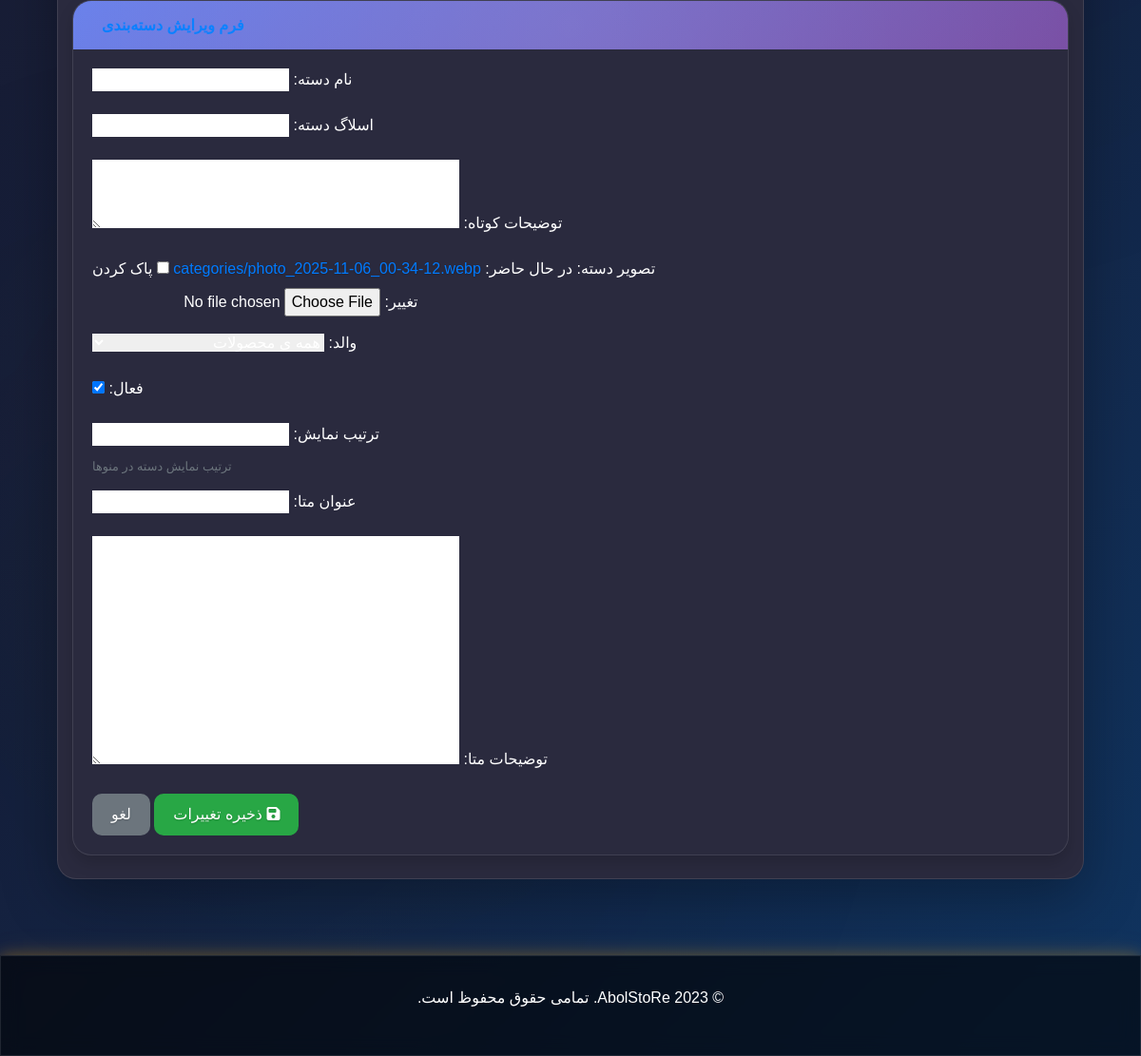
The app's page /admin-panel/categories/edit/2/ (signed in, lower part), older data.
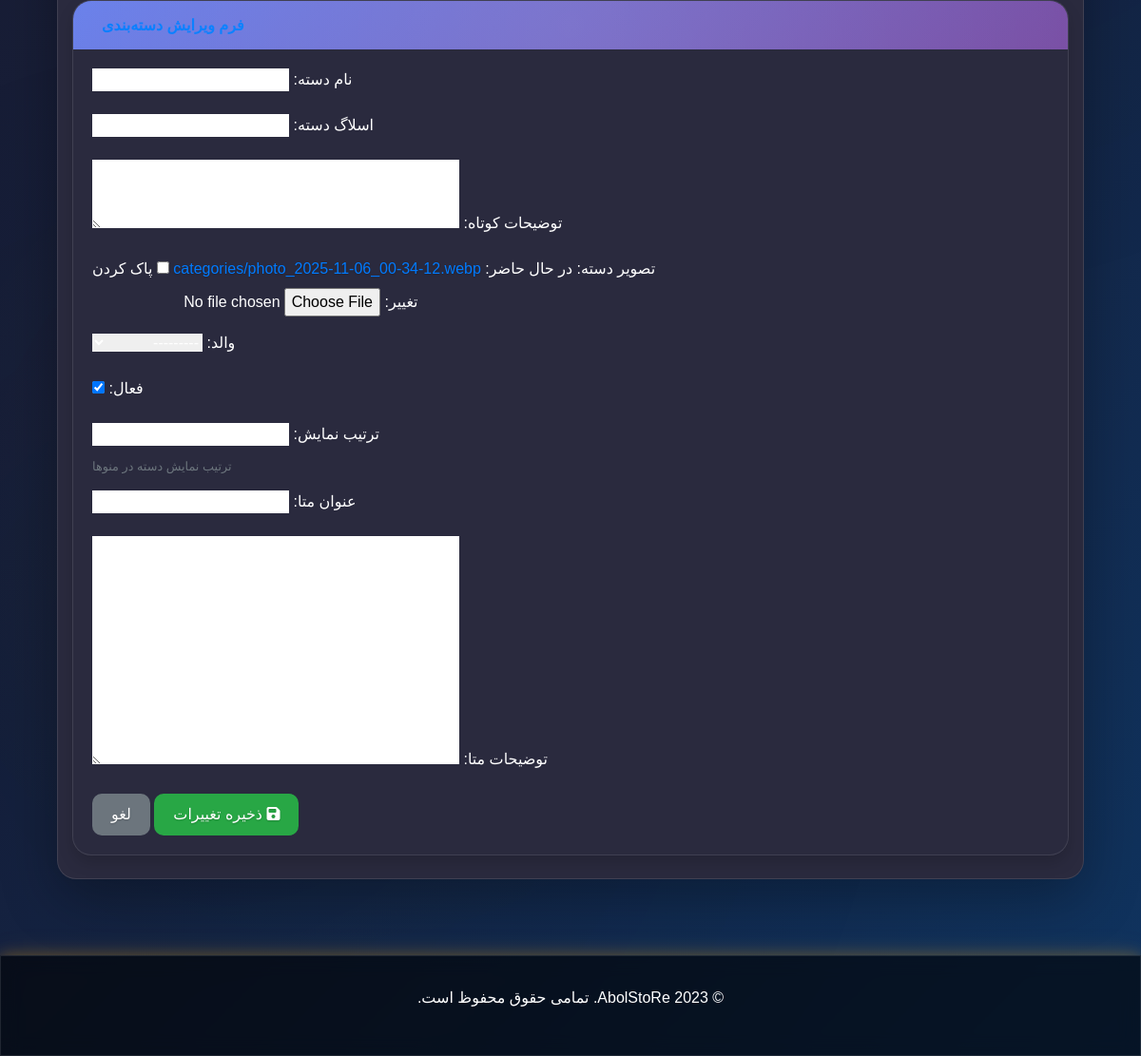
The same page, newer data.
### apps/store/models.py (models this page shows, shortened)
class Category(models.Model):
    name = models.CharField(_('نام دسته'), max_length=100, unique=True)
    slug = models.SlugField(_('اسلاگ دسته'), max_length=100, unique=True, allow_unicode=True)
    description = models.TextField(_('توضیحات کوتاه'), blank=True, null=True)
    image = models.ImageField(_('تصویر دسته'), upload_to='categories/', blank=True, null=True)
    parent = models.ForeignKey('self', on_delete=models.SET_NULL, null=True, blank=True, related_name='children', verbose_name=_('والد'))
    is_active = models.BooleanField(_('فعال'), default=True)
    order = models.PositiveIntegerField(_('ترتیب نمایش'), default=0, help_text=_('ترتیب نمایش دسته در منوها'))
    meta_title = models.CharField(_('عنوان متا'), max_length=255, blank=True, null=True)
    meta_description = models.TextField(_('توضیحات متا'), blank=True, null=True)
    created_at = models.DateTimeField(_('تاریخ ایجاد'), auto_now_add=True)
    updated_at = models.DateTimeField(_('تاریخ بروزرسانی'), auto_now=True)
    class Meta:
        verbose_name = _('دسته بندی')
        verbose_name_plural = _('دسته بندی ها')
        ordering = ['order', 'name']
    def __str__(self):
        if self.parent:
            return f"{self.parent.name} -> {self.name}"
        return self.name

### apps/admin_panel/category_template_views.py (the view)
# urls.py: path('categories/edit/<int:category_id>/', category_template_views.admin_category_edit, name='admin_category_edit'),
@staff_member_required
def admin_category_edit(request, category_id):
    category = get_object_or_404(Category, id=category_id)
    if request.method == 'POST':
        form = CategoryForm(request.POST, request.FILES, instance=category)
        if form.is_valid():
            form.save()
            messages.success(request, 'دسته بندی با موفقیت ویرایش شد.')
            return redirect('admin_panel:admin_categories_list')
        else:
            messages.error(request, 'خطا در ویرایش دسته بندی.')
    else:
        form = CategoryForm(instance=category)
    context = {
        'form': form,
        'title': f'ویرایش دسته بندی: {category.name}'
    }
    return render(request, 'admin_panel/admin_category_form.html', context)

### apps/admin_panel/forms.py
class CategoryForm(forms.ModelForm):
    class Meta:
        model = Category
        fields = ['name', 'slug', 'description', 'image', 'parent', 'is_active', 'order', 'meta_title', 'meta_description']
        widgets = {
            'description': forms.Textarea(attrs={'rows': 3}),
            'image': forms.ClearableFileInput(),
        }

### apps/store/urls.py (called while the page is built)
    def to_url(self, value):
        return value

### config/context_processors.py (called while the page is built)
def cart_count(request):
    cart_count = 0
    if request.user.is_authenticated:
        cart_count = Order.objects.filter(
            user=request.user,
            status__in=['pending', 'waiting']
        ).count()
    return {'cart_count': cart_count}

def categories_context(request):
    categories = Category.objects.filter(is_active=True).order_by('name')
    return {'categories': categories}

### apps/admin_panel/templates/admin_panel/admin_category_form.html (shortened to what this page needs)
{% extends 'admin/base.html' %}
{% load static %}
{% block content %}
<div class="container-fluid">
    <div class="row">
        <div class="col-lg-12">
            <div class="card shadow mb-4">
                <div class="card-header py-3">
                    <h6 class="m-0 font-weight-bold text-primary">
                        {% if form.instance.pk %}
                            فرم ویرایش دسته‌بندی
                        {% else %}
                            فرم ایجاد دسته‌بندی
                        {% endif %}
                    </h6>
                </div>
                <div class="card-body">
                    <form method="post" enctype="multipart/form-data">
                        {% for field in form %}
                            <div class="form-group">
                                {{ field.label_tag }}
                                {{ field }}
                                {% if field.help_text %}
                                    <small class="form-text text-muted">{{ field.help_text }}</small>
                                {% endif %}
                            </div>
                        {% endfor %}
                        <button type="submit" class="btn btn-success">
                            {% if form.instance.pk %}
                                <i class="fas fa-save"></i> ذخیره تغییرات
                            {% else %}
                                <i class="fas fa-plus"></i> ایجاد دسته‌بندی
                            {% endif %}
                        </button>
                        <a href="{% url 'admin_panel:admin_categories_list' %}" class="btn btn-secondary">لغو</a>
                    </form>
                </div>
            </div>
        </div>
    </div>
</div>
{% endblock %}

Row changes from the older to the newer data that the page shows:
removed Category: form "همه ی محصولات"
added Category: form "---------"
